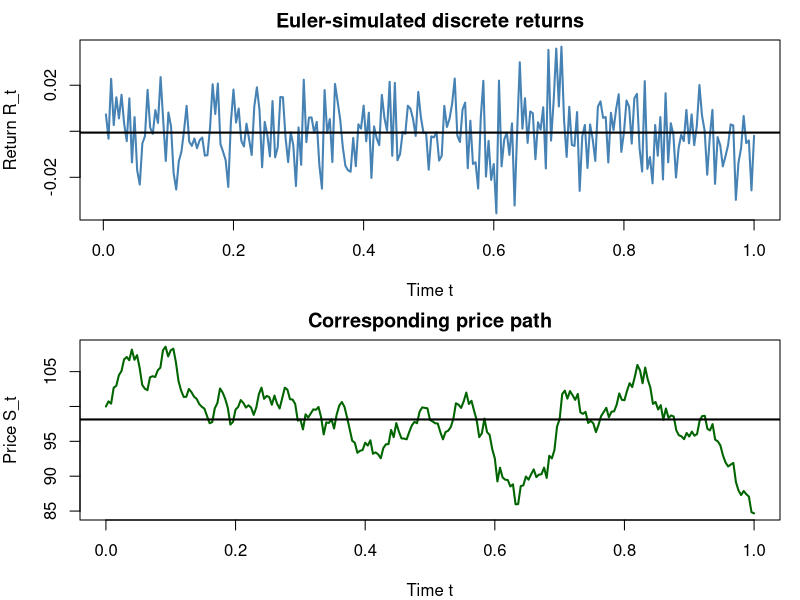
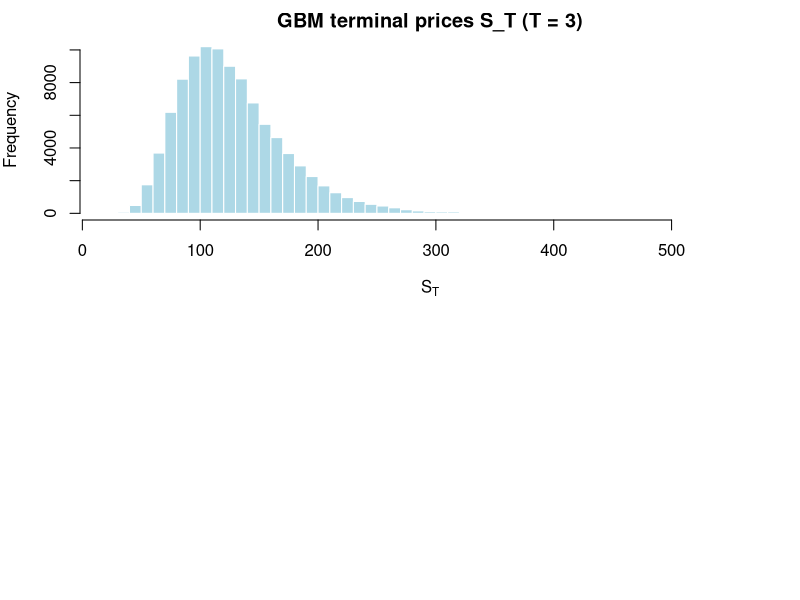

Generate these figures, in order, with R:
# ============================================================
# Problem Set 1 — Exercise 1 (a)–(c): GBM simulation (Euler)
# ============================================================
# ---------- Inputs ----------
S0    <- 100
mu    <- 0.08
sigma <- 0.20
T     <- 1
s     <- 250

dt    <- 1 / s
steps <- T * s
tgrid <- seq(0, T, by = dt)   # length = steps + 1

# ============================================================
# (a) One path, Euler returns + price path
# ============================================================
set.seed(13)

Z  <- rnorm(steps, mean = 0, sd = 1)     # Z_t ~ N(0,1)
dW <- sqrt(dt) * Z                       # dW_t ~ N(0, dt)
Wt <- c(0, cumsum(dW))                   # Brownian path levels W_t

Rt <- mu * dt + sigma * dW               # Euler discrete returns
St <- c(S0, S0 * cumprod(1 + Rt))        # Price path via discrete compounding

# Plot: returns (top) and prices (bottom)
par(mfrow = c(2, 1), mar = c(4, 4, 2, 1))

plot(tgrid[-1], Rt, type = "l", col = "steelblue", lwd = 2,
     xlab = "Time t", ylab = "Return R_t", main = "Euler-simulated discrete returns")
abline(h = mean(Rt), col = "black", lwd = 2)

plot(tgrid, St, type = "l", col = "darkgreen", lwd = 2,
     xlab = "Time t", ylab = "Price S_t", main = "Corresponding price path")
abline(h = mean(St), col = "black", lwd = 2)

# ============================================================
# (b) mu_hat from the single path
# ============================================================
R_bar  <- mean(Rt)
mu_hat <- (1 / dt) * R_bar   # = 250 * R_bar since dt = 1/250

mu_muHat_abs_diff <- abs(mu - mu_hat)

# ============================================================
# (c) N = 10,000 independent return paths 
# ============================================================
set.seed(13)   # required by the problem set

N_paths <- 10000

Z_mat  <- matrix(rnorm(steps * N_paths, mean = 0, sd = 1), nrow = steps, ncol = N_paths)
dW_mat <- sqrt(dt) * Z_mat
R_mat  <- mu * dt + sigma * dW_mat

mu_hat_mc <- (1 / dt) * mean(R_mat)      # = 250 * mean(R_mat)

mu_muHatmc_abs_diff     <- abs(mu - mu_hat_mc)
muHat_muHatmc_abs_diff  <- abs(mu_hat - mu_hat_mc)

# ============================================================
# (d) Exact solution, N = 10,000 terminal prices at T = 3
# ============================================================
set.seed(13)

S0      <- 100
mu      <- 0.08
sigma   <- 0.20
T       <- 3
N_paths <- 100000

W_T <- rnorm(N_paths, mean = 0, sd = 1)  
# approximation formula *1)
S_T <- S0 * exp((mu - 0.5 * sigma^2) * T +     # GBM solution at T
                sigma * sqrt(T) * W_T)

hist(S_T, breaks = 60, col = "lightblue", border = "white",
     main = "GBM terminal prices S_T (T = 3)",
     xlab = expression(S[T]))

S_T_sample_mean <- mean(S_T)
S_T_theoretical <- S0 * exp(mu * T)
S_T_abs_mean_diff   <- abs(mean(S_T_sample_mean - S_T_theoretical))
# Comment: 
# Shape: the histogram indicates a log normal distribution.
# This since W_T is sampled from a normal dist. and then taken exponentially in
# the approximation formula *1). This results in a log-normal dist.
# Obviously we expect a (small) difference between the analytical closed-form 
# solution and the Monte Carlo approixmation approach. The abs diff of ~0.07 
# is in my opinion small w.r.t to the total value of ~127. 
